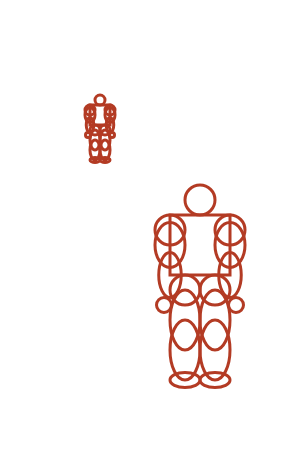
Frame 1 (no input)
Frame 60 (no input): identical to frame 1, image omitted
Frame 120 (the mouse pressed at the canvas centre since frame 60): identical to frame 1, image omitted

The p5.js sketch that drew this single still picture (run headless with seeded random() and noise() and a simulated clock; from frame 60 on, the mouse is pressed at the canvas centre):

// p5.js sketch
// ── sketch.js
function setup() {
  createCanvas(300,450);

}
function draw() {
  var haus = 10;
  background(255);
  stebbi(100,100,haus,10);
  stebbi(200,200,3*haus,10);


}
function stebbi(x,y, haus,litur){
  colorMode(HSB);
  stroke(litur,80,70);
  noFill();
  strokeWeight(3);
  rect(x-haus,y+haus/2,2*haus, 2*haus);
  ellipse(x-haus/2,y+3*haus,haus,haus);
  ellipse(x+haus/2,y+3*haus,haus,haus);
  ellipse(x-haus/2,y+4*haus,haus,2*haus);
  ellipse(x+haus/2,y+4*haus,haus,2*haus);
  ellipse(x-haus/2,y+5*haus,haus,2*haus);
  ellipse(x+haus/2,y+5*haus,haus,2*haus);
  ellipse(x,y,haus,haus);
  ellipse(x-haus/2,y+6*haus,haus,haus/2);
  ellipse(x+haus/2,y+6*haus,haus,haus/2);
  ellipse(x+haus,y+haus,haus,haus);
  ellipse(x-haus,y+haus,haus,haus);
  ellipse(x+haus,y+3*haus/2,haus,1.5*haus);
  ellipse(x+haus,y+5*haus/2,0.75*haus,1.5*haus);
  ellipse(x+1.2*haus,y+3.5*haus,0.5*haus,0.5*haus);
  ellipse(x-haus,y+3*haus/2,haus,1.5*haus);
  ellipse(x-haus,y+5*haus/2,0.75*haus,1.5*haus);
  ellipse(x-1.2*haus,y+3.5*haus,0.5*haus,0.5*haus);

}
